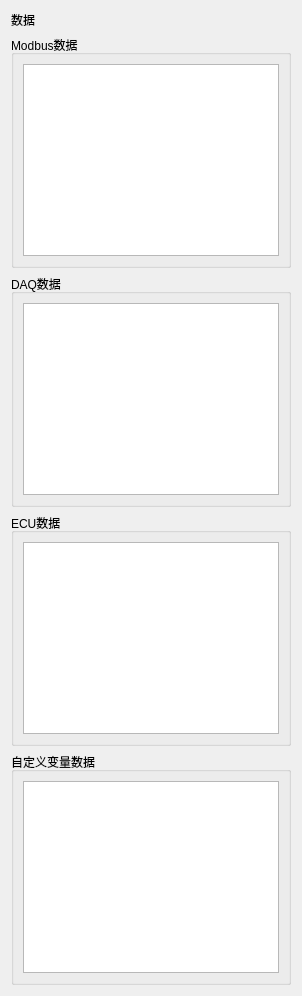
        <widget class="QWidget" name="page_4">
         <property name="sizePolicy">
          <sizepolicy hsizetype="Expanding" vsizetype="Expanding">
           <horstretch>0</horstretch>
           <verstretch>0</verstretch>
          </sizepolicy>
         </property>
         <layout class="QVBoxLayout" name="pageLayout_4">
          <item>
           <widget class="QLabel" name="label_16">
            <property name="text">
             <string>数据</string>
            </property>
           </widget>
          </item>
          <item>
           <widget class="QGroupBox" name="groupBox_7">
            <property name="sizePolicy">
             <sizepolicy hsizetype="Expanding" vsizetype="Expanding">
              <horstretch>0</horstretch>
              <verstretch>1</verstretch>
             </sizepolicy>
            </property>
            <property name="title">
             <string>Modbus数据</string>
            </property>
            <layout class="QVBoxLayout" name="verticalLayout_8">
             <item>
              <widget class="QTableView" name="tableView"/>
             </item>
            </layout>
           </widget>
          </item>
          <item>
           <widget class="QGroupBox" name="groupBox_8">
            <property name="sizePolicy">
             <sizepolicy hsizetype="Expanding" vsizetype="Expanding">
              <horstretch>0</horstretch>
              <verstretch>1</verstretch>
             </sizepolicy>
            </property>
            <property name="title">
             <string>DAQ数据</string>
            </property>
            <layout class="QVBoxLayout" name="verticalLayout_9">
             <item>
              <widget class="QTableView" name="daqDataTableView"/>
             </item>
            </layout>
           </widget>
          </item>
          <item>
           <widget class="QGroupBox" name="groupBox_9">
            <property name="sizePolicy">
             <sizepolicy hsizetype="Expanding" vsizetype="Expanding">
              <horstretch>0</horstretch>
              <verstretch>1</verstretch>
             </sizepolicy>
            </property>
            <property name="title">
             <string>ECU数据</string>
            </property>
            <layout class="QVBoxLayout" name="verticalLayout_10">
             <item>
              <widget class="QTableView" name="tableViewECU"/>
             </item>
            </layout>
           </widget>
          </item>
          <item>
           <widget class="QGroupBox" name="groupBoxCustomData">
            <property name="sizePolicy">
             <sizepolicy hsizetype="Expanding" vsizetype="Expanding">
              <horstretch>0</horstretch>
              <verstretch>1</verstretch>
             </sizepolicy>
            </property>
            <property name="title">
             <string>自定义变量数据</string>
            </property>
            <layout class="QVBoxLayout" name="verticalLayout_12">
             <item>
              <widget class="QTableView" name="customVarTableView"/>
             </item>
            </layout>
           </widget>
          </item>
         </layout>
        </widget>
